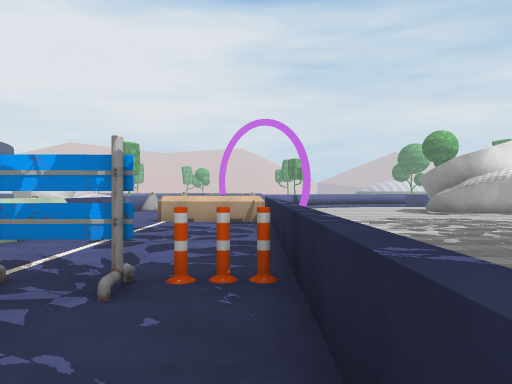
View 1 (above)

17 first-person views from a walk through a Unity game level. The camera is 1.3 m above the floor, looks level and sees 70° across. The floor is counted in squares, 2 m on a side. Each view is taken from the middle of a square. On the plan, view 1 faces up. The plan holds only what a view shows up to about 11 squares ahead; the rest is blank. The place goes on beyond the plan. The player is left out. Some animated figures are not drawn. Some surface patterns are stand-ins.

View 2
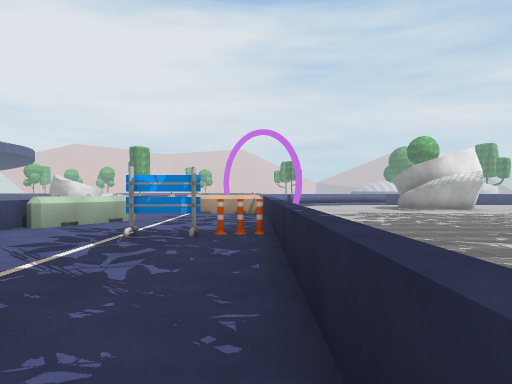

View 3
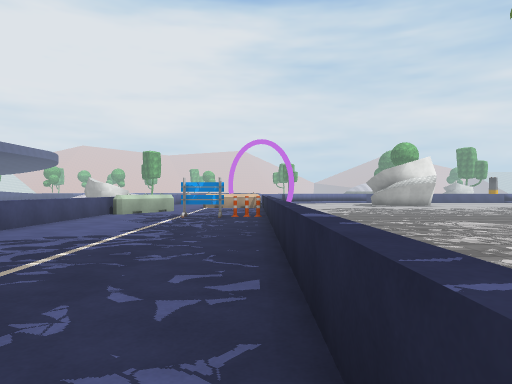

View 4
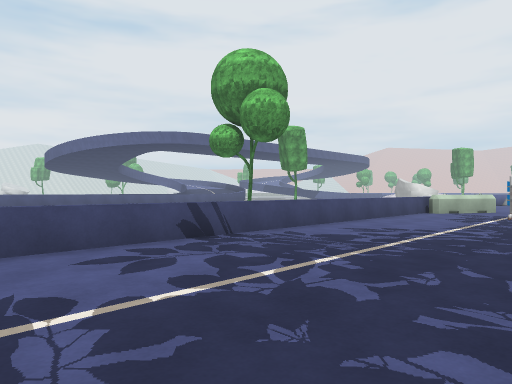

View 5
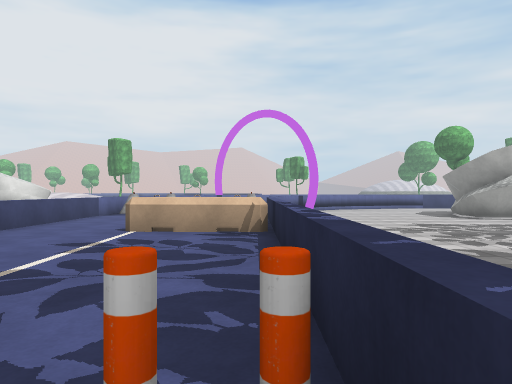

View 6
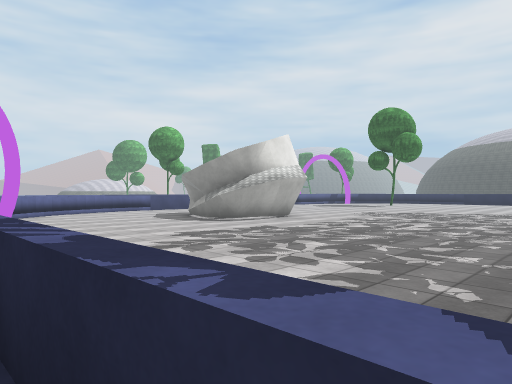

View 7
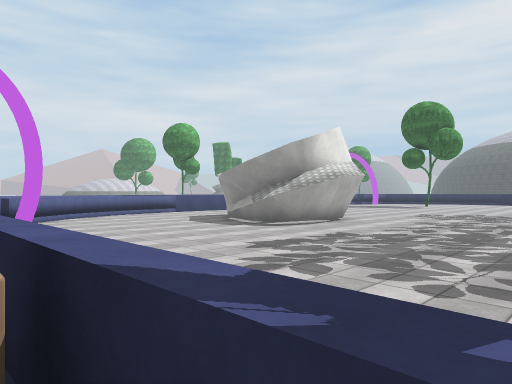

View 8
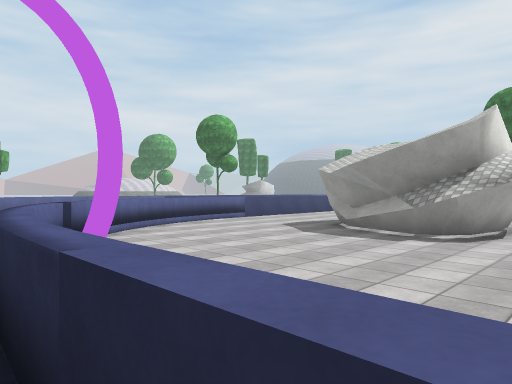

View 9
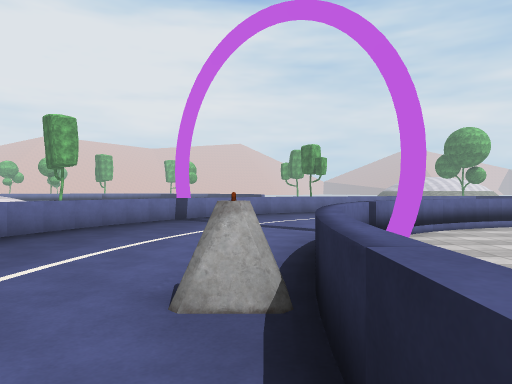

View 10
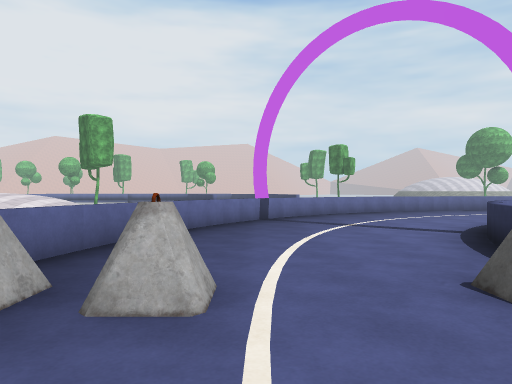

View 11
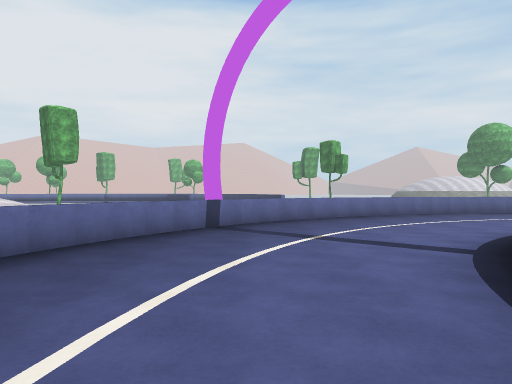

View 12
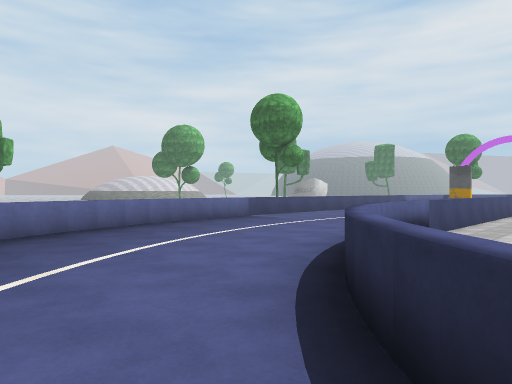

View 13
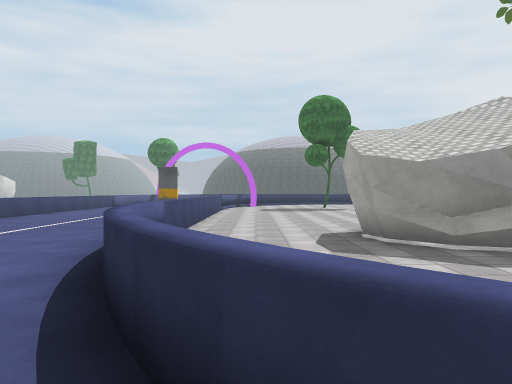

View 14
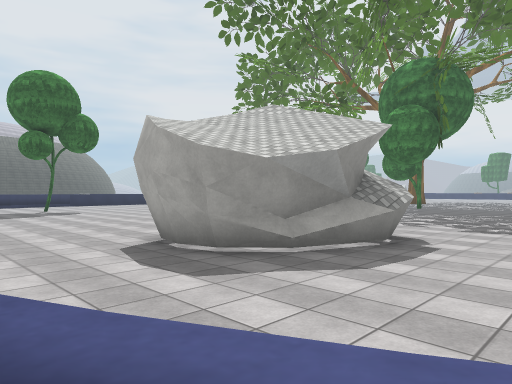

View 15
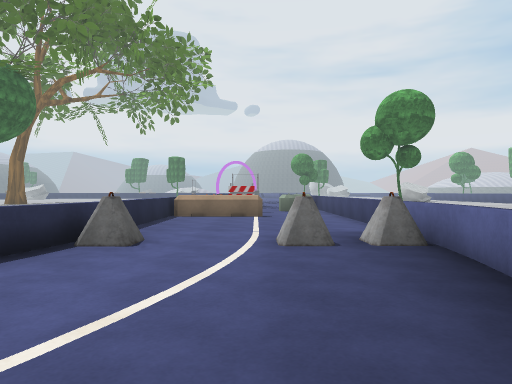

View 16
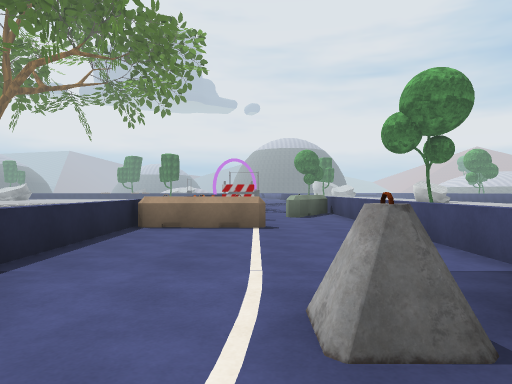

View 17
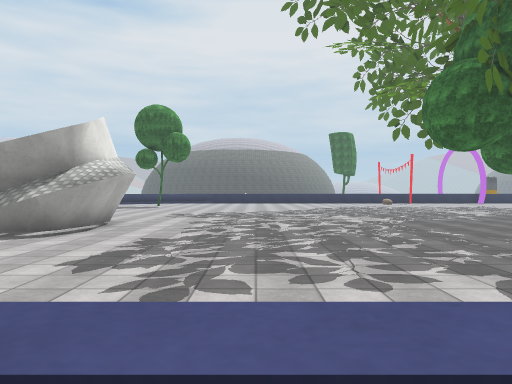

### Floor plan
Key: @ floor where view 1 was taken; # wall or solid block; . main floor; - floor 0.25 m lower than the main floor; = window, fence, low wall or low ledge; ^ raised ledge; S sign; O other object.
Columns run from 4 left of view 1 to 16 right of it. Each row starts with its distance up from view 1.
 24         ^^........
 23      =^...........
 22     =............
 21    ^...........
 20   #...........
 19  =.......=^-------
 18  ^.....^----------
 17 -.....^--------------
 16 ^.....#----####------
 15 ^....= ----##  -----
 14 .....^ ----##   ---
 13 OO..O- ----###
 12 -----  ----###--
 11 .....= ---------
 10 .....= ----------
  9 .....= ----------
  8 ..OOO  ------ ---
  7 .....= ------
  6 .....= ------
  5 OO...= -----
  4 O....= -----
  3 ...OO  ----
  2 ..SS.= --
  1 .....= --
  0 ....@=
 -1 .....=
 -2 .....=
 -3 .....=
 -4 .....=
 -5 .....=
 -6 .....=
 -7 .....
 -8  ....

Positions as (right, up) in squares from view 1, and headings:
1: (0, 0), facing up
2: (0, -3), facing up
3: (0, -7), facing up
4: (0, -8), facing up-left
5: (0, 2), facing up
6: (0, 5), facing up-right
7: (0, 7), facing up-right
8: (0, 11), facing up-right
9: (0, 11), facing up
10: (-2, 11), facing up
11: (-1, 13), facing up
12: (1, 17), facing up-right
13: (2, 18), facing right
14: (4, 19), facing down-right
15: (-2, 18), facing down
16: (-2, 15), facing down
17: (0, 9), facing right
